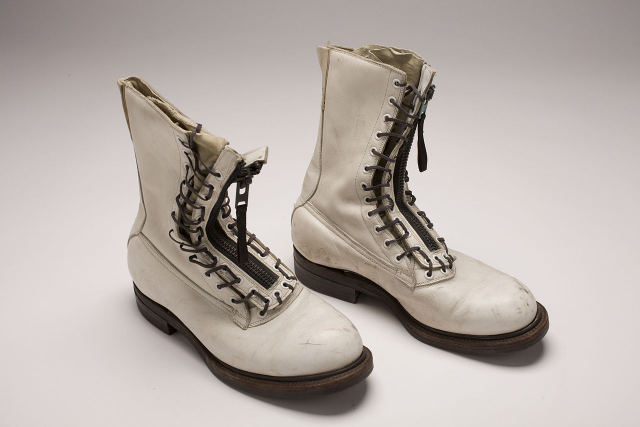
#> input picture Vonoroi weighted sampling/data/boots.jpg, 1280 x 853 px (shown at 1/2 size)
$ python stippler.py ../data/boots.jpg
#> lines starting #> are read from the running program, lines starting #| are printed output that depends on the picture
### Vonoroi weighted sampling/code/voronoi.py
import numpy as np
import scipy.spatial

# [28 lines left out: function rasterize, not called in this run]


def rasterize_outline(V):
    n = len(V)
    X, Y = V[:, 0], V[:, 1]
    ymin = int(np.ceil(Y.min()))
    ymax = int(np.floor(Y.max()))
    points = np.zeros((2+(ymax-ymin)*2, 3), dtype=int)
    index = 0
    for y in range(ymin, ymax+1):
        segments = []
        for i in range(n):
            index1, index2 = (i-1) % n , i
            y1, y2 = Y[index1], Y[index2]
            x1, x2 = X[index1], X[index2]
            if y1 > y2:
                y1, y2 = y2, y1
                x1, x2 = x2, x1
            elif y1 == y2:
                continue
            if (y1 <= y < y2) or (y == ymax and y1 < y <= y2):
                segments.append((y-y1) * (x2-x1) / (y2-y1) + x1)
        segments.sort()
        for i in range(0, (2*(len(segments)//2)), 2):
            x1 = int(np.ceil(segments[i]))
            x2 = int(np.ceil(segments[i+1]))
            points[index] = x1, x2, y
            index += 1
    return points[:index]


def weighted_centroid_outline(V, P, Q):
    O = rasterize_outline(V)
    X1, X2, Y = O[:,0], O[:,1], O[:,2]

    Y = np.minimum(Y, P.shape[0]-1)
    X1 = np.minimum(X1, P.shape[1]-1)
    X2 = np.minimum(X2, P.shape[1]-1)

    d = (P[Y,X2]-P[Y,X1]).sum()
    x = ((X2*P[Y,X2] - Q[Y,X2]) - (X1*P[Y,X1] - Q[Y,X1])).sum()
    y = (Y * (P[Y,X2] - P[Y,X1])).sum()
    if d:
        return [x/d, y/d]
    return [x, y]


# [21 lines left out: functions uniform_centroid, weighted_centroid, not called in this run]

def in_box(points, bbox):
    return np.logical_and(
        np.logical_and(bbox[0] <= points[:, 0], points[:, 0] <= bbox[1]),
        np.logical_and(bbox[2] <= points[:, 1], points[:, 1] <= bbox[3]))


def voronoi(points, bbox):
    i = in_box(points, bbox)

    # Mirror points
    points_center = points[i, :]
    points_left = np.copy(points_center)
    points_left[:, 0] = bbox[0] - (points_left[:, 0] - bbox[0])
    points_right = np.copy(points_center)
    points_right[:, 0] = bbox[1] + (bbox[1] - points_right[:, 0])
    points_down = np.copy(points_center)
    points_down[:, 1] = bbox[2] - (points_down[:, 1] - bbox[2])
    points_up = np.copy(points_center)
    points_up[:, 1] = bbox[3] + (bbox[3] - points_up[:, 1])
    points = np.append(points_center,
                       np.append(np.append(points_left, points_right, axis=0),
                                 np.append(points_down, points_up, axis=0),
                                 axis=0), axis=0)
    # Compute Voronoi
    vor = scipy.spatial.Voronoi(points)

    # Filter regions
    epsilon = 0.1
    regions = []
    for region in vor.regions:
        flag = True
        for index in region:
            if index == -1:
                flag = False
                break
            else:
                x = vor.vertices[index, 0]
                y = vor.vertices[index, 1]
                if not(bbox[0]-epsilon <= x <= bbox[1]+epsilon and
                       bbox[2]-epsilon <= y <= bbox[3]+epsilon):
                    flag = False
                    break
        if region != [] and flag:
            regions.append(region)
    vor.filtered_points = points_center
    vor.filtered_regions = regions
    return vor


def centroids(points, density, density_P=None, density_Q=None):
    """
    Given a set of point and a density array, return the set of weighted
    centroids.
    """

    X, Y = points[:,0], points[:, 1]
    # assert  0 < X.min() < X.max() < density.shape[0]
    # assert  0 < Y.min() < Y.max() < density.shape[1]

    xmin, xmax = 0, density.shape[1]
    ymin, ymax = 0, density.shape[0]
    bbox = np.array([xmin, xmax, ymin, ymax])
    vor = voronoi(points, bbox)
    regions = vor.filtered_regions
    centroids = []
    for region in regions:
        vertices = vor.vertices[region + [region[0]], :]
        centroid = weighted_centroid_outline(vertices, density_P, density_Q)

        centroids.append(centroid)
    return regions, np.array(centroids)

### Vonoroi weighted sampling/code/stippler.py
import tqdm
import voronoi
import os.path
import scipy.ndimage
import numpy as np
import imageio
import cv2 as cv
from scipy import interpolate
import ipdb
import argparse
import matplotlib.pyplot as plt

def normalize(data):
    Vmin, Vmax = data.min(), data.max()
    if Vmax - Vmin > 1e-5:
        data = (data-Vmin)/(Vmax-Vmin)
    else:
        data = np.zeros_like(data)
    return data


def initialization(n, data):
    points = []
    while len(points) < n:
        X = np.random.uniform(0, data.shape[1], 10*n)
        Y = np.random.uniform(0, data.shape[0], 10*n)
        P = np.random.uniform(0, 1, 10*n)
        idx = 0
        while idx < len(X) and len(points) < n:
            x, y = X[idx], Y[idx]
            x_, y_ = int(np.floor(x)), int(np.floor(y))
            if P[idx] < data[y_, x_]:
                points.append([x, y])
            idx += 1
    return np.array(points)


if __name__ == '__main__':
    parser = argparse.ArgumentParser(description="Weighted Vororonoi Stippler")
    parser.add_argument('filename', metavar='image filename', type=str,
                        help='density_map image filename ')
    parser.add_argument('--n_iter', metavar='n', type=int,
                        default=30,
                        help='Maximum number of iterations')
    parser.add_argument('--n_point', metavar='n', type=int,
                        default=40000,
                        help='Number of points')
    parser.add_argument('--pointsize', metavar='(min,max)', type=float,
                        nargs=2, default=(1.0, 1.0),
                        help='Point mix/max size')
    parser.add_argument('--figsize', metavar='w,h', type=int,
                        default=6,
                        help='Figure size')
    parser.add_argument('--threshold', metavar='n', type=int,
                        default=255,
                        help='Grey level threshold')
    parser.add_argument('--display', action='store_true',
                        default=False,
                        help='Display final result')
    args = parser.parse_args()

    filename = args.filename
    density_map = imageio.imread(filename, as_gray=True)
#> density_map: shape (853, 1280) float32; min 0, max 254.4, mean 175.6

    # we set 500x500 pixels
    scaling = (args.n_point * 500) / (density_map.shape[0]*density_map.shape[1])
#> scaling = 18.32
    scaling = int(round(np.sqrt(scaling)))
#> scaling = 4
    density_map = scipy.ndimage.zoom(density_map, scaling, order=0)
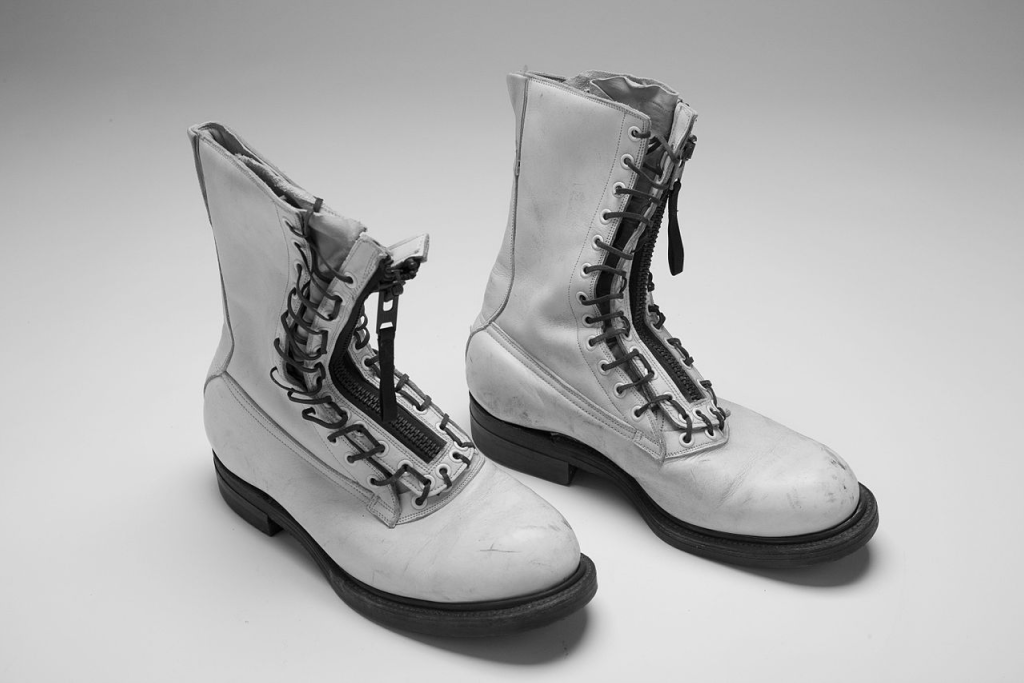
#> density_map: shape (3412, 5120) float32 (shown at 1/5 size); min 0, max 254.4, mean 175.5

    # Any color > threshold will be white
    density_map = np.minimum(density_map, args.threshold)

    density_map = 1.0 - normalize(density_map)
#> in normalize, `Vmin, Vmax = data.min(), data.max()`: Vmin = 0; Vmax = 254.4
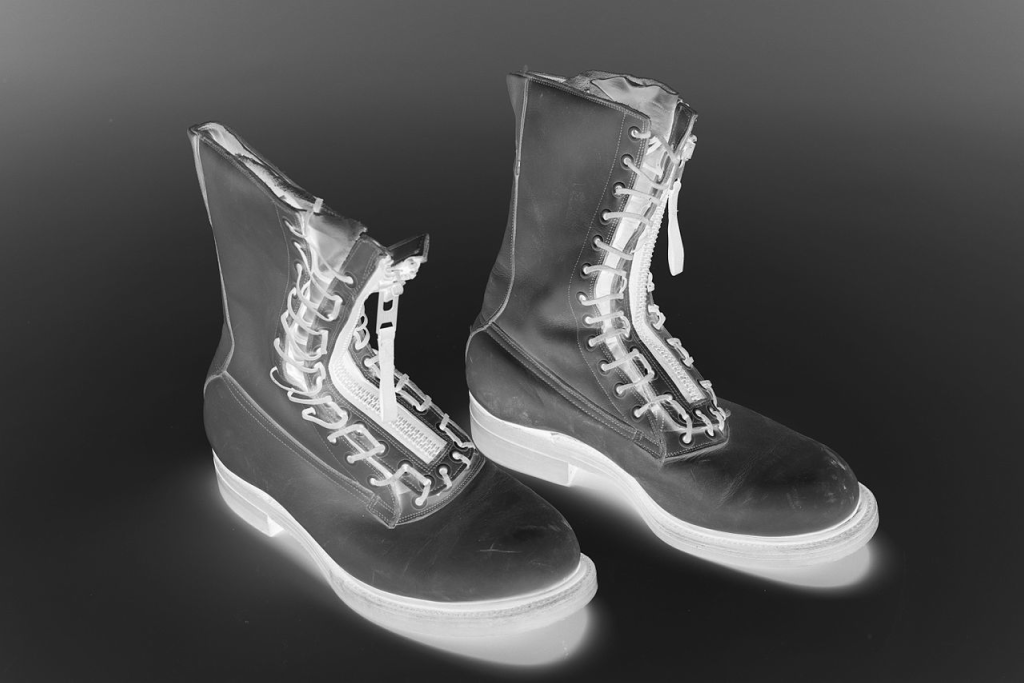
#> density_map: shape (3412, 5120) float32 (shown at 1/5 size); min 0, max 1, mean 0.31
    density_map = density_map[::-1, :]
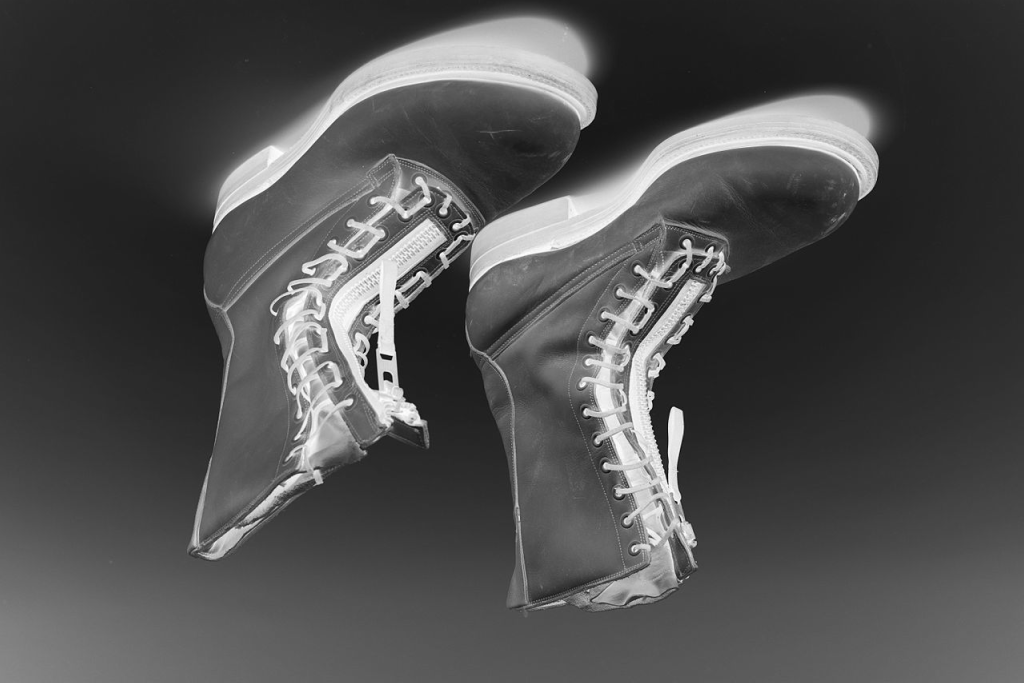
#> density_map: shape (3412, 5120) float32 (shown at 1/5 size); min 0, max 1, mean 0.31
    density_P = density_map.cumsum(axis=1)
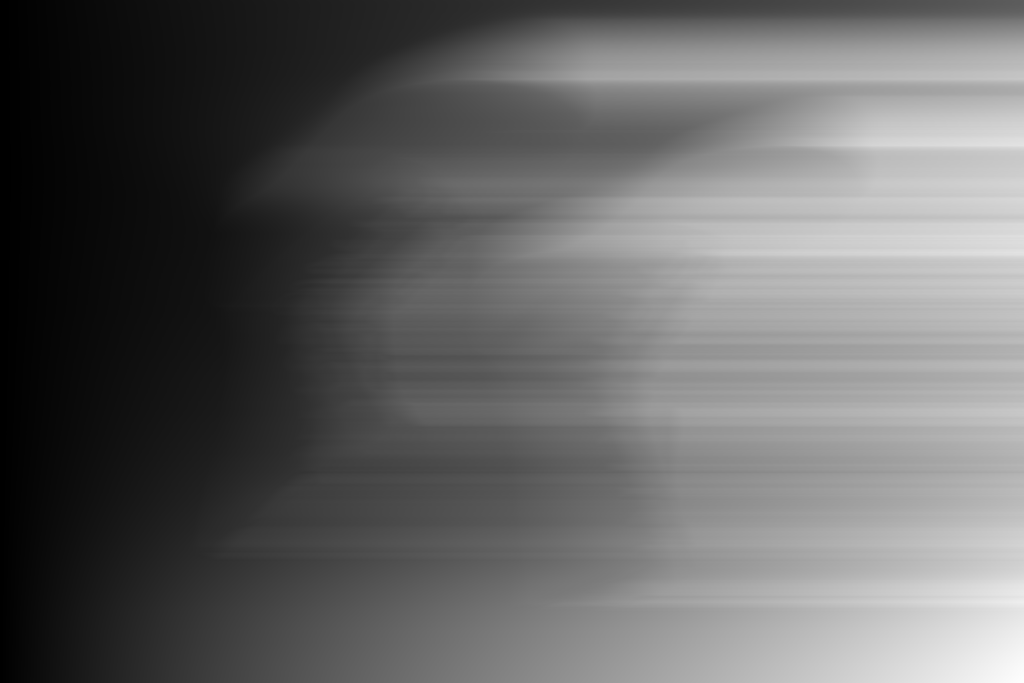
#> density_P: shape (3412, 5120) float32 (shown at 1/5 size); min 0.15, max 2039.6, mean 812.5; drawn with min black and max white
    density_Q = density_P.cumsum(axis=1)
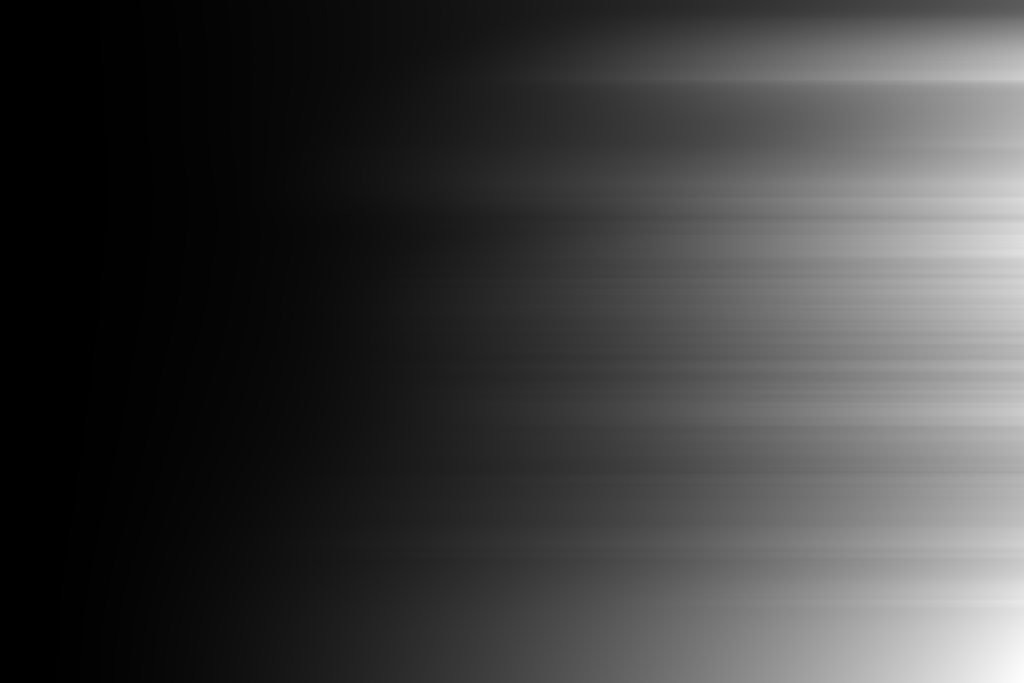
#> density_Q: shape (3412, 5120) float32 (shown at 1/5 size); min 0.15, max 5398503.5, mean 1340513.5; drawn with min black and max white

    dirname = os.path.dirname(filename)
    basename = (os.path.basename(filename).split('.'))[0]
    output_file = os.path.join(dirname, basename + "-stipple.png")


    # Initialization
    points = initialization(args.n_point, density_map)
#> points = 40000 pairs, first value 0.017 to 5119.8, second value 0.0206 to 3412
    print("Number of points:", args.n_point)
    print("Number of iterations:", args.n_iter)
    print("density_map file: %s (resized to %dx%d)" % (
          filename, density_map.shape[1], density_map.shape[0]))
#| density_map file: ../data/boots.jpg (resized to 5120x3412)

    print("Output file: %s " % output_file)


    xmin, xmax = 0, density_map.shape[1]
#> xmin = 0; xmax = 5120
    ymin, ymax = 0, density_map.shape[0]
#> ymin = 0; ymax = 3412
    bbox = np.array([xmin, xmax, ymin, ymax])
#> bbox = [0, 5120, 0, 3412]
    ratio = (xmax-xmin)/(ymax-ymin)
#> ratio = 1.5

    for i in tqdm.trange(args.n_iter):
#> (the run stopped early here; a loop or call above may not have finished)
